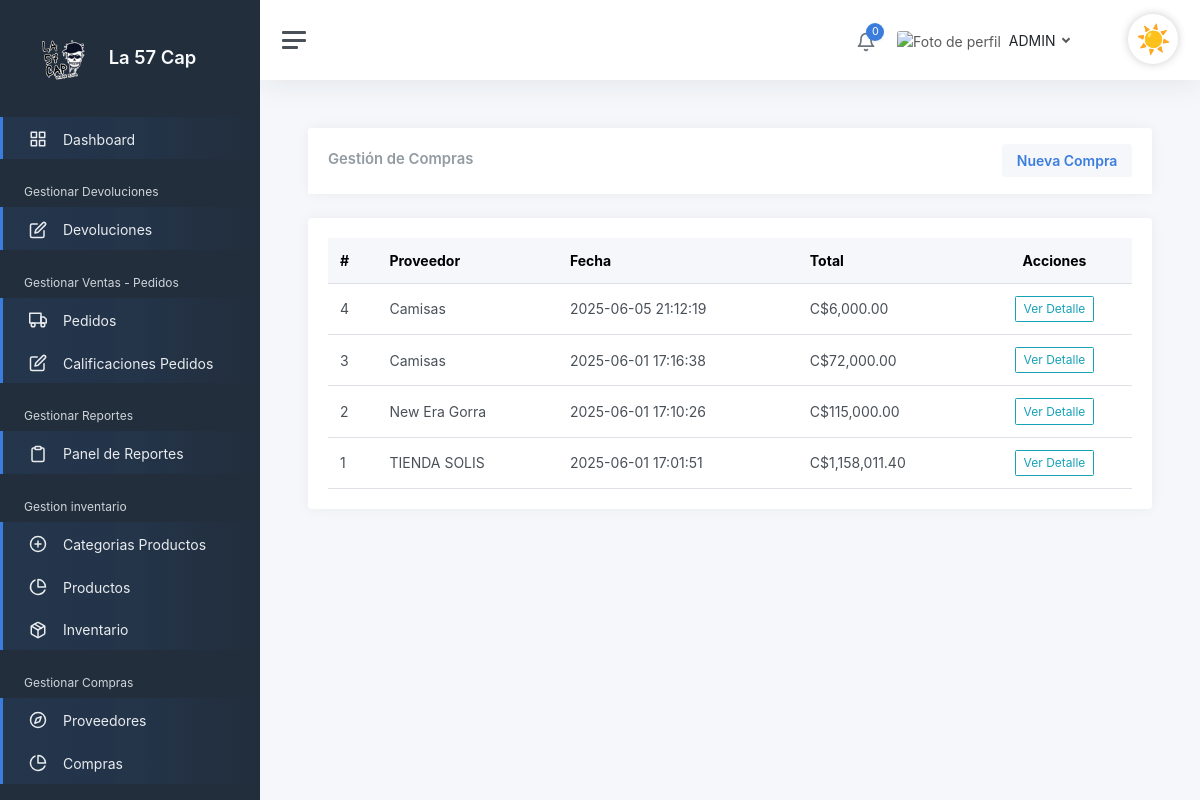
Page /admin/GestionarCompras (signed in) on the committed database.
### tables this page shows
CREATE TABLE `compras`  (
  `idCompras` int(0) NOT NULL AUTO_INCREMENT,
  `fecha_compra` datetime(0) NOT NULL,
  `total_compra` decimal(10, 2) NOT NULL,
  `observaciones` text NULL,
  `Proveedores_idProveedores` int(0) NOT NULL,
  `eliminado` tinyint(0) NULL DEFAULT 0,
  PRIMARY KEY (`idCompras`) USING BTREE,
  INDEX `fk_Compras_Proveedores1_idx`(`Proveedores_idProveedores`) USING BTREE,
  CONSTRAINT `fk_Compras_Proveedores1` FOREIGN KEY (`Proveedores_idProveedores`) REFERENCES `proveedores` (`idProveedores`) ON DELETE RESTRICT ON UPDATE RESTRICT
);

CREATE TABLE `proveedores`  (
  `idProveedores` int(0) NOT NULL AUTO_INCREMENT,
  `nombre_empresa` varchar(100) NULL DEFAULT NULL,
  `contacto` varchar(100) NULL DEFAULT NULL,
  `telefono` varchar(20) NULL DEFAULT NULL,
  `direccion` varchar(200) NULL DEFAULT NULL,
  `nacionalidad` varchar(255) NULL DEFAULT NULL,
  `eliminado` tinyint(0) NULL DEFAULT 0,
  PRIMARY KEY (`idProveedores`) USING BTREE
);

### views/Admin/compras/GestionarCompras.php (the view, shortened to what the rows shown need)
<div class="card">
    <div class="card-header d-flex justify-content-between align-items-center">
        <h2 class="card-title mb-0">Gestión de Compras</h2>
    </div>
</div>
<div class="card mt-3">
    <div class="card-body">
        <div class="table-responsive">
            <table class="table table-hover mb-0">
                <thead class="table-light">
                    <tr>
                        <th>#</th>
                        <th>Proveedor</th>
                        <th>Fecha</th>
                        <th>Total</th>
                        <th class="text-center">Acciones</th>
                    </tr>
                </thead>
                <tbody>
                    <?php foreach ($compras as $compra): ?>
                        <tr>
                            <td><?= s($compra->idCompras) ?></td>
                            <td><?= s($compra->nombre_empresa ?? '—') ?></td>
                            <td><?= s($compra->fecha_compra) ?></td>
                            <td>C$<?= number_format($compra->total_compra, 2) ?></td>
                            <td class="text-center">
                                <a href="/admin/DetalleCompra?id=<?= s($compra->idCompras) ?>" class="btn btn-sm btn-outline-info">Ver Detalle</a>
                            </td>
                        </tr>
                    <?php endforeach; ?>
                </tbody>
            </table>
        </div>
    </div>
</div>

### rows in the picture
compras: idCompras "4", Proveedores_idProveedores.nombre_empresa "Camisas", fecha_compra "2025-06-05 21:12:19", total_compra "6,000.00"
compras: idCompras "3", Proveedores_idProveedores.nombre_empresa "Camisas", fecha_compra "2025-06-01 17:16:38", total_compra "72,000.00"
compras: idCompras "2", Proveedores_idProveedores.nombre_empresa "New Era Gorra", fecha_compra "2025-06-01 17:10:26", total_compra "115,000.00"
compras: idCompras "1", Proveedores_idProveedores.nombre_empresa "TIENDA SOLIS", fecha_compra "2025-06-01 17:01:51", total_compra "1,158,011.40"

### other values in the picture
count(Notificacion::obtenerPorUsuario($_SESSION['id'])) "0"
$nombreUsuario "ADMIN"
